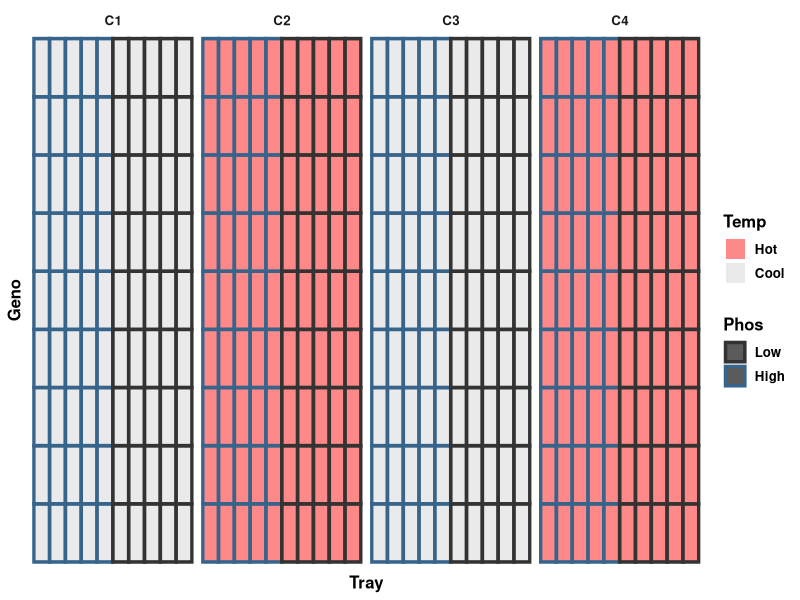
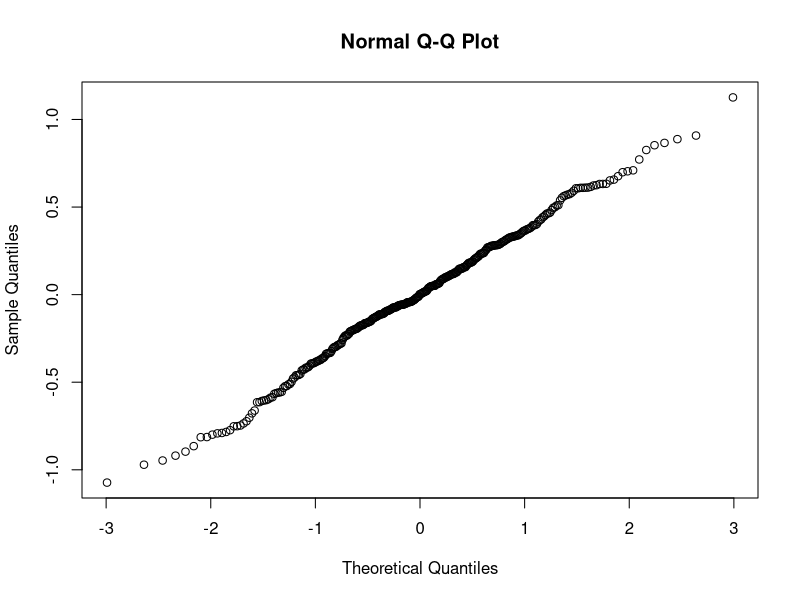
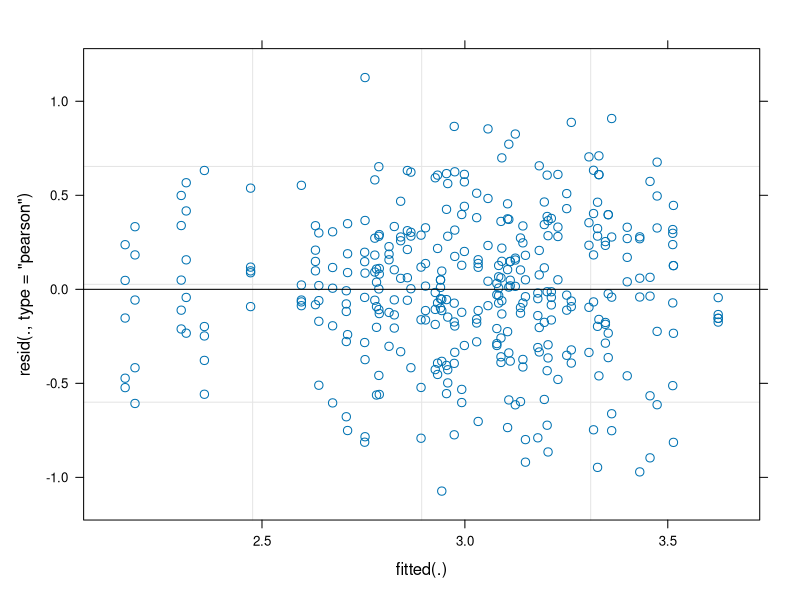

Reproduce these figures in R, in order.
## ---- chunk 1
knitr::opts_chunk$set(echo = TRUE)
## ---- chunk 2
library(lme4)
library(lmerTest)  
library(emmeans)  
library(multcomp)
library(multcompView)
library(ggplot2) 
library(tidyr)
library(dplyr)
library(readr)
library(readxl)
library(stringr)
library(RColorBrewer)
library(viridis)
library(svglite)
library(cowplot)
## ---- chunk 3
maize_data <- read_csv("Maize_thickness.csv")
head(maize_data)
## ---- chunk 4
maize_data <- maize_data %>% 
  mutate(Tray = factor(Tray, levels = c(
    "T1", "T2", "T3", "T4", "T5", "T6", "T7", "T8", "T9", "T10"
  )))
 
maize_data %>% 
  ggplot(aes(x = Tray, y = Geno)) +
  facet_grid(. ~ Chamber) +
  geom_tile(aes(color = Phos, fill = Temp), size = 1.2, alpha = 0.8) +
  scale_color_manual(values = c("grey20", "steelblue4"), limits = c("Low", "High")) +
  scale_fill_manual(values = c("indianred1", "grey90"), limits = c("Hot", "Cool")) +
  theme_minimal() +
  theme(panel.grid = element_blank()) +
  theme(text = element_text(color = "black", size = 12, face = "bold")) +
  theme(axis.text = element_blank()) 
## ---- chunk 5
maize_data <- maize_data %>% 
  mutate(Tray.ID = paste(Chamber, Tray))

head(maize_data)
## ---- chunk 6
model_maize <- lmer(thickness ~ Temp * Phos * Geno + (1|Chamber) + (1|Tray.ID), data = maize_data)
## ---- chunk 7
qqnorm(resid(model_maize))
## ---- chunk 8
plot(model_maize)
## ---- chunk 9
anova(model_maize)
## ---- chunk 10
estimate_maize <- emmeans(model_maize, pairwise ~ Geno | Phos | Temp)
cld(estimate_maize$emmeans, Letter = letters)
## ---- chunk 11
oats_data <- read_csv("Oats.csv")
head(oats_data)
